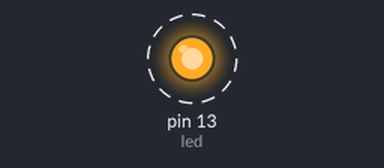
Simulated run of this sketch. Board: Arduino Uno, built with avr-gcc and run on an emulated ATmega328P. Parts: output pins drawn as LEDs (lit = HIGH). Dashed ring = blinking.

Above: at 0.2 s.
Timing chart, 0 to 3.0 s (numbered marks = the images above):
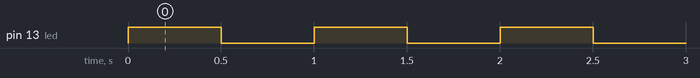

The sketch:

blink_Program.ino
```cpp
const int led=13;
float w=500.34;
long b=45145145.5657;
boolean y=true;
void setup(){
  //this is a setup function
  pinMode(led,OUTPUT);
  }
void loop(){
  int t=500;
  digitalWrite(led,HIGH);
  delay(t);
  digitalWrite(led,LOW);
  delay(t);
  }
```

Measured:
- by itself, pin 13 (led): alternates HIGH for 0.50 s and LOW for 0.50 s
